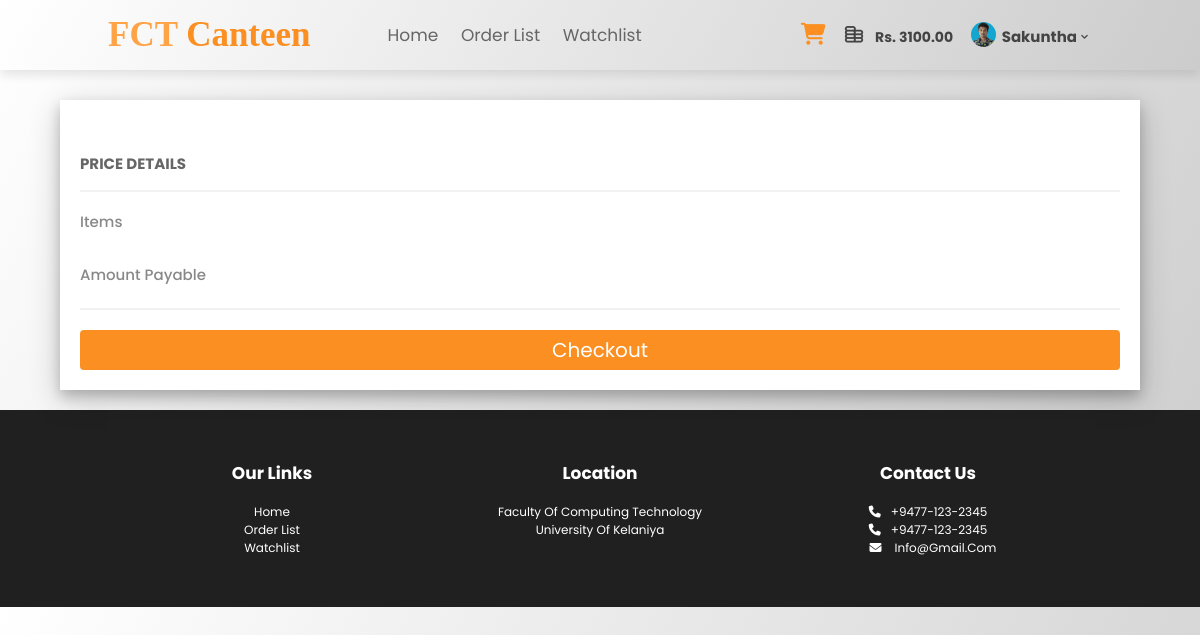
/index/cart.php (signed in), run on the app's committed database.
### tables this page shows
CREATE TABLE `customer` (
  `customer_id` int(6) NOT NULL,
  `fname` varchar(30) NOT NULL,
  `lname` varchar(30) NOT NULL,
  `email` varchar(70) NOT NULL,
  `reg_no` varchar(15) NOT NULL,
  `password` varchar(500) NOT NULL,
  `profile_pic` varchar(255) NOT NULL,
  `wallet` int(8) NOT NULL DEFAULT 0,
  `reg_date` date NOT NULL DEFAULT current_timestamp()
);

### index/cart.php (the view, shortened to what this page needs)
<?php
  require '../config.php';
  if(!empty($_SESSION["id"])){
    $id = $_SESSION["id"];
    $result = mysqli_query($conn, "SELECT * FROM customer WHERE customer_id = '$id'");
    $row = mysqli_fetch_assoc($result);
  }
  else {
    header("Location: ../signInUp.php");
  }
?>
<!DOCTYPE html>
<html lang="en">
<head>
    <link rel="stylesheet" href="../css/sign.css">
    <link rel="stylesheet" href="../css/style.css">
    <link rel="stylesheet" href="../css/category.css">
    <link rel="stylesheet" type="text/css" href="../adFood.css">
    <link rel="stylesheet" type="text/css" href="../addFood.css">
    <link rel="stylesheet" href="index.css">
    <link rel="stylesheet" type="text/css" href="payConfirmModel.css">
    <link rel="stylesheet" href="https://cdnjs.cloudflare.com/ajax/libs/font-awesome/6.4.0/css/all.min.css" />
    <link rel="stylesheet" href="https://cdnjs.cloudflare.com/ajax/libs/font-awesome/4.7.0/css/font-awesome.min.css">
    <link rel="stylesheet" href="https://unicons.iconscout.com/release/v4.0.0/css/line.css">
    <link rel="stylesheet" href="https://unpkg.com/boxicons@latest/css/boxicons.min.css">
</head>
<body>
        <div class="top-header">
            <div class="header-one">
                <a class="logo" href="index.php">FCT <span>Canteen</span></a>
                <div class="navbar">
                    <a href="index.php">Home</a>
                    <a href="orders.php">Order List</a>
                    <a href="watchlist.php">Watchlist</a>
                </div>
                <div class="icons">
                    <a href="cart.php" id="shopping-cart" style="color: var(--dark-orange);" class="fas fa-shopping-cart"><span id="link_wrapper5"></span></a>
                    <a class="uil uil-coins ab"><span class="walletSpan">Rs. <?php echo $row["wallet"]; ?>.00</span></a>
                    <a class="ab dropdown">
                        <img class="userImg" src="../signup_form/profilePic/<?php echo $row["profile_pic"]; ?>">
                        <span class="nameSpan dropbtn"><?php echo $row["fname"]; ?><i class="uil uil-angle-down ab ap"></i></span>
                    </a>
                </div>
            </div>
        </div>
        <div class="row3">
            <div class="container2">
                <div class="extra">
                    <br><br>
                </div>
            <form action="actionDeposit.php" method="post" autocomplete="off">
                <h2 class="text1">PRICE DETAILS</h2>
                <hr>
                <div class="row">
                    <div class="col-total">
                        <label for="totalPrice" class="total">Items</label>
                    </div>
                </div>
                <div class="row">
                    <div class="col-total">
                        <label for="amountDeposit" class="total">Amount payable</label>
                    </div>
                </div>
                <br>
                <hr style="margin-top:-6px;"><br>
                <div class="row">
                    <div style="width:100%; margin-top:4.4px;">
                        <button type="button" class="button" onclick="confirmPay()"><span>Checkout </span></button>
                    </div>
                </div>
            </form>
            </div>
        </div><div class="row"></div>
    <section  class="footer section">
        <div class="footer-content">
            <div class="footer-col">
                <h3>Our Links</h3>
                <div class="links">
                    <a href="#">Home</a>
                    <a href="#">Order List</a>
                    <a href="#">Watchlist</a>
                </div>
            </div>
            <div class="footer-col">
                <h3>Location</h3>
                <div class="links">
                    <p class="text">Faculty Of Computing Technology</p>
                    <p class="text">University Of Kelaniya</p>
                </div>
            </div>
            <div class="footer-col">
                <h3>Contact Us</h3>
                <div class="links">
                    <p class="icon"><i class="fas fa-phone"></i>+9477-123-2345</p>
                    <p class="icon"><i class="fas fa-phone"></i>+9477-123-2345</p>
                    <p class="icon"><i class="fas fa-envelope"></i>info@gmail.com</p>
                </div>
            </div>
        </div>
    </section>
</body>
</html>

### css/sign.css (style rules this page uses)
:root { --orange:#ffa347; --dark-orange:#fb8f22; --black:#444; --light-color:#666; --border:0.1rem solid rgba(0,0,0,0.1); --border-hover:0.1rem solid var(--black); --box-shadow:0 0.5rem 1rem rgba(0,0,0,0.1); }
.top-header { width: 100%; position: fixed; top: 0; left: 0; z-index: 1000; box-shadow: var(--box-shadow); }
.top-header .header-one { display: flex; align-items: center; justify-content: space-between; padding: 1.5rem 9%; background:linear-gradient(120deg, #fff, #ccc); }
.top-header .header-one .logo { font-size: 3.5rem; font-weight: bolder; color: var(--orange); font-family: 'Dancing Script', cursive, serif; }
.top-header .header-one .logo span { font-family: 'Dancing Script', cursive, serif; color: var(--dark-orange); }
.top-header .header-one .navbar a { display: inline-block; font-size: 1.7rem; margin: 0 1rem; color: var(--light-color); position: relative; }
.top-header .header-one .navbar a::after { content: ''; width: 100%; height: 3px; border-radius: 4px; background: var(--dark-orange); position: absolute; left: 0; bottom: -4px; transform: scale(0); transition: 0.4s ease; transform-origin: right; }
.top-header .header-one .icons div, .top-header .header-one .icons a { font-size: 2.2rem; margin-left: 1.5rem; color: var(--black); cursor: pointer; }

### css/style.css (style rules this page uses)
:root { --orange:#ffa347; --dark-orange:#fb8f22; --black:#444; --light-color:#666; --border:0.1rem solid rgba(0,0,0,0.1); --border-hover:0.1rem solid var(--black); --box-shadow:0 0.5rem 1rem rgba(0,0,0,0.1); }
* { margin: 0; padding: 0; text-transform: capitalize; box-sizing: border-box; text-decoration: none; font-family: 'Poppins', sans-serif; outline: none; border: none; transition: all .3s linear; transition: width none; }
html { font-size: 62.5%; overflow-x: hidden; scroll-padding-top: 5rem; scroll-behavior: smooth; }
.section { padding: 3rem 9%; }
body { background: linear-gradient(120deg, #ffff, #ccc); }
.footer { background:#212020; }
.footer .footer-content { display: grid; grid-template-columns: 1fr 1fr 1fr; padding: 2rem 0; }
.footer .footer-content .footer-col { color: #fff; text-align: center; }
.footer .footer-content .footer-col h3 { font-size: 1.7rem; color: #fff; padding-bottom: 1.7rem; }
.footer .footer-content .footer-col a { display: block; color: #ffffff; font-size: 1.2rem; }
.footer .footer-content .footer-col .text, .footer .footer-content .footer-col .icon { color: #ffffff; font-size: 1.2rem; }
.footer .footer-content .footer-col .icon .fas { margin-right: 1rem; text-align: justify; display: inline-block; }
.footer .footer-content .footer-col .icon .fas.fa-envelope { padding-left: 1rem; padding-right: 0.3rem; }

### css/category.css (style rules this page uses)
:root { --orange:#ffa347; --dark-orange:#fb8f22; --black:#444; --light-color:#666; --border:0.1rem solid rgba(0,0,0,0.1); --border-hover:0.1rem solid var(--black); --box-shadow:0 0.5rem 1rem rgba(0,0,0,0.1); }

### adFood.css (style rules this page uses)
body { margin: 0; font-family: sans-serif; }
* { -webkit-transition: 0.2s; transition: 0.2s; }
html { scroll-behavior: smooth; }
hr { border: 1px solid #ccc; margin-bottom: 25px; }

### index/index.css (style rules this page uses)
.nameSpan { padding: 0px 0px; display: inline-block; font-weight: 700; color: var(--black); font-size: 15px; margin-left: 0px; margin-bottom: 5px; }
.walletSpan { display: inline-block; font-weight: 700; color: var(--black); font-size: 14px; margin-left: 10px; }
.dropdown { position: relative; display: inline-block; }
.userImg { width: 25px; height: 25px; border-radius: 25px; margin-bottom: -5px; }

### data on the page
customer: wallet "3100", profile_pic (picture), fname "Sakuntha"
